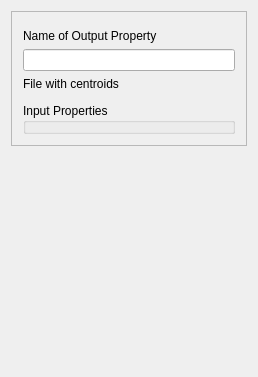
<?xml version="1.0" encoding="UTF-8"?>
<ui version="4.0">
 <class>ClusteringFromCentroids</class>
 <widget class="QWidget" name="ClusteringFromCentroids">
  <property name="enabled">
   <bool>true</bool>
  </property>
  <property name="geometry">
   <rect>
    <x>0</x>
    <y>0</y>
    <width>258</width>
    <height>377</height>
   </rect>
  </property>
  <property name="windowTitle">
   <string>Clustering from centroids</string>
  </property>
  <property name="AlgorithmCategory" stdset="0">
   <string>Utilities</string>
  </property>
  <property name="AlgorithmDescription" stdset="0">
   <string>Clustering from centroids</string>
  </property>
  <layout class="QVBoxLayout" name="verticalLayout_4">
   <item>
    <widget class="QFrame" name="frame">
     <property name="frameShape">
      <enum>QFrame::StyledPanel</enum>
     </property>
     <property name="frameShadow">
      <enum>QFrame::Raised</enum>
     </property>
     <layout class="QVBoxLayout" name="verticalLayout_3">
      <item>
       <layout class="QHBoxLayout" name="horizontalLayout_2">
        <item>
         <widget class="GridSelector" name="grid_name"/>
        </item>
       </layout>
      </item>
      <item>
       <layout class="QVBoxLayout" name="verticalLayout">
        <item>
         <widget class="QLabel" name="textLabel1_3">
          <property name="text">
           <string>Name of Output Property</string>
          </property>
          <property name="wordWrap">
           <bool>false</bool>
          </property>
         </widget>
        </item>
        <item>
         <widget class="QLineEdit" name="clusters_property_name"/>
        </item>
       </layout>
      </item>
      <item>
       <layout class="QVBoxLayout" name="verticalLayout_2">
        <item>
         <widget class="QLabel" name="label">
          <property name="text">
           <string>File with centroids</string>
          </property>
         </widget>
        </item>
        <item>
         <widget class="FileChooser" name="centroid_file_name"/>
        </item>
       </layout>
      </item>
      <item>
       <widget class="OrderedPropertySelector" name="property_names">
        <property name="title">
         <string>Input Properties</string>
        </property>
       </widget>
      </item>
     </layout>
    </widget>
   </item>
   <item>
    <spacer name="verticalSpacer">
     <property name="orientation">
      <enum>Qt::Vertical</enum>
     </property>
     <property name="sizeHint" stdset="0">
      <size>
       <width>20</width>
       <height>92</height>
      </size>
     </property>
    </spacer>
   </item>
  </layout>
 </widget>
 <layoutdefault spacing="6" margin="11"/>
 <pixmapfunction>qPixmapFromMimeSource</pixmapfunction>
 <customwidgets>
  <customwidget>
   <class>OrderedPropertySelector</class>
   <extends>GsTLGroupBox</extends>
   <header>GsTLAppli/extra/qtplugins/selectors.h</header>
  </customwidget>
  <customwidget>
   <class>FileChooser</class>
   <extends>QWidget</extends>
   <header>GsTLAppli/extra/qtplugins/filechooser.h</header>
  </customwidget>
  <customwidget>
   <class>GsTLGroupBox</class>
   <extends>QGroupBox</extends>
   <header>GsTLAppli/extra/qtplugins/selectors.h</header>
  </customwidget>
  <customwidget>
   <class>GridSelector</class>
   <extends>QWidget</extends>
   <header>GsTLAppli/extra/qtplugins/selectors.h</header>
  </customwidget>
 </customwidgets>
 <includes>
  <include location="local">propertyselector.h</include>
  <include location="local">gstlgroupbox.h</include>
  <include location="local">gstlgroupbox.h</include>
  <include location="local">gstlgroupbox.h</include>
  <include location="local">gstlgroupbox.h</include>
  <include location="local">ellipsoidinput.h</include>
  <include location="local">gstl_table.h</include>
  <include location="local">gstl_table.h</include>
  <include location="local">gstlgroupbox.h</include>
  <include location="local">filechooser.h</include>
  <include location="local">gstlgroupbox.h</include>
  <include location="local">gstlgroupbox.h</include>
  <include location="local">gstlgroupbox.h</include>
 </includes>
 <resources/>
 <connections>
  <connection>
   <sender>grid_name</sender>
   <signal>activated(QString)</signal>
   <receiver>property_names</receiver>
   <slot>show_properties(QString)</slot>
   <hints>
    <hint type="sourcelabel">
     <x>141</x>
     <y>38</y>
    </hint>
    <hint type="destinationlabel">
     <x>128</x>
     <y>266</y>
    </hint>
   </hints>
  </connection>
 </connections>
</ui>
